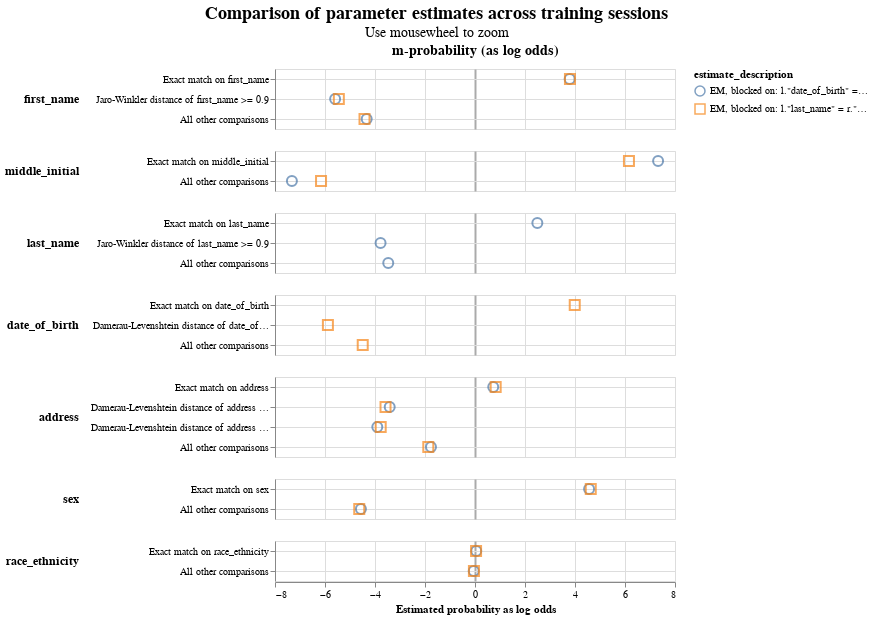

Notebook code cell kept with this figure:
### Markdown cell above
For variables that aren't used in the `m`-training blocking rules, we have two estimates --- one from each of the training sessions (see for example `address`). We can have a look at how the values compare between them, to ensure that we don't have drastically different values, which may be indicative of an issue.

### Code cell
linker.visualisations.parameter_estimate_comparisons_chart()

### Figure 1 — Vega-Lite specification as saved in the notebook (floating-point values rounded to 4 significant figures)
{"config": {"view": {"continuousWidth": 400, "continuousHeight": 300}, "title": {"anchor": "middle", "fontSize": 18, "subtitleFontSize": 14}}, "data": {"name": "data-f842ff7a5b7bbb6512712f42b9c562ad"}, "mark": {"type": "point", "filled": false, "opacity": 0.7, "size": 100}, "encoding": {"color": {"field": "estimate_description", "type": "nominal"}, "column": {"align": "each", "field": "col_header", "header": {"labelFontSize": 14, "labelFontWeight": "bold"}, "title": null, "type": "nominal"}, "row": {"align": "each", "field": "comparison_name", "header": {"labelAlign": "left", "labelAnchor": "middle", "labelAngle": 0, "labelFontSize": 12, "labelFontWeight": "bold"}, "sort": {"field": "comparison_sort_order"}, "title": null, "type": "nominal"}, "shape": {"field": "estimate_description", "scale": {"range": ["circle", "square", "triangle", "diamond"]}, "type": "nominal"}, "tooltip": [{"field": "comparison_name", "type": "nominal"}, {"field": "estimate_description", "type": "nominal"}, {"field": "estimated_probability", "type": "quantitative"}], "x": {"axis": {"gridColor": {"condition": {"test": "abs(datum.value / 10)  <= 1 & datum.value % 10 === 0", "value": "#aaa"}, "value": "#ddd"}, "gridDash": {"condition": {"test": "abs(datum.value / 10) == 1", "value": [3]}, "value": null}, "gridWidth": {"condition": {"test": "abs(datum.value / 10)  <= 1 & datum.value % 10 === 0", "value": 2}, "value": 1}}, "field": "estimated_probability_as_log_odds", "title": "Estimated probability as log odds", "type": "quantitative"}, "y": {"axis": {"grid": true, "title": null}, "field": "comparison_level_label", "sort": {"field": "comparison_vector_value", "order": "descending"}, "type": "nominal"}}, "params": [{"name": "mouse_zoom", "select": {"type": "interval", "encodings": ["x"]}, "bind": "scales"}], "resolve": {"scale": {"y": "independent"}}, "title": {"text": "Comparison of parameter estimates across training sessions", "subtitle": "Use mousewheel to zoom"}, "transform": [{"calculate": "datum.m_or_u + '-probability (as log odds)'", "as": "col_header"}], "$schema": "https://vega.github.io/schema/vega-lite/v5.9.3.json", "datasets": {"data-f842ff7a5b7bbb6512712f42b9c562ad": [{"m_or_u": "m", "estimated_probability": 0.9324, "estimate_description": "EM, blocked on: l.\"date_of_birth\" = r.\"date_of_birth\"", "estimated_probability_as_log_odds": 3.787, "sql_condition": "\"first_name_l\" = \"first_name_r\"", "comparison_level_label": "Exact match on first_name", "comparison_vector_value": 2, "comparison_name": "first_name", "comparison_sort_order": 0}, {"m_or_u": "m", "estimated_probability": 0.9329, "estimate_description": "EM, blocked on: l.\"last_name\" = r.\"last_name\"", "estimated_probability_as_log_odds": 3.798, "sql_condition": "\"first_name_l\" = \"first_name_r\"", "comparison_level_label": "Exact match on first_name", "comparison_vector_value": 2, "comparison_name": "first_name", "comparison_sort_order": 0}, {"m_or_u": "m", "estimated_probability": 0.02027, "estimate_description": "EM, blocked on: l.\"date_of_birth\" = r.\"date_of_birth\"", "estimated_probability_as_log_odds": -5.595, "sql_condition": "jaro_winkler_similarity(\"first_name_l\", \"first_name_r\") >= 0.9", "comparison_level_label": "Jaro-Winkler distance of first_name >= 0.9", "comparison_vector_value": 1, "comparison_name": "first_name", "comparison_sort_order": 0}, {"m_or_u": "m", "estimated_probability": 0.02242, "estimate_description": "EM, blocked on: l.\"last_name\" = r.\"last_name\"", "estimated_probability_as_log_odds": -5.446, "sql_condition": "jaro_winkler_similarity(\"first_name_l\", \"first_name_r\") >= 0.9", "comparison_level_label": "Jaro-Winkler distance of first_name >= 0.9", "comparison_vector_value": 1, "comparison_name": "first_name", "comparison_sort_order": 0}, {"m_or_u": "m", "estimated_probability": 0.04729, "estimate_description": "EM, blocked on: l.\"date_of_birth\" = r.\"date_of_birth\"", "estimated_probability_as_log_odds": -4.332, "sql_condition": "ELSE", "comparison_level_label": "All other comparisons", "comparison_vector_value": 0, "comparison_name": "first_name", "comparison_sort_order": 0}, {"m_or_u": "m", "estimated_probability": 0.04465, "estimate_description": "EM, blocked on: l.\"last_name\" = r.\"last_name\"", "estimated_probability_as_log_odds": -4.419, "sql_condition": "ELSE", "comparison_level_label": "All other comparisons", "comparison_vector_value": 0, "comparison_name": "first_name", "comparison_sort_order": 0}, {"m_or_u": "m", "estimated_probability": 0.9938, "estimate_description": "EM, blocked on: l.\"date_of_birth\" = r.\"date_of_birth\"", "estimated_probability_as_log_odds": 7.324, "sql_condition": "\"middle_initial_l\" = \"middle_initial_r\"", "comparison_level_label": "Exact match on middle_initial", "comparison_vector_value": 1, "comparison_name": "middle_initial", "comparison_sort_order": 1}, {"m_or_u": "m", "estimated_probability": 0.9862, "estimate_description": "EM, blocked on: l.\"last_name\" = r.\"last_name\"", "estimated_probability_as_log_odds": 6.158, "sql_condition": "\"middle_initial_l\" = \"middle_initial_r\"", "comparison_level_label": "Exact match on middle_initial", "comparison_vector_value": 1, "comparison_name": "middle_initial", "comparison_sort_order": 1}, {"m_or_u": "m", "estimated_probability": 0.006203, "estimate_description": "EM, blocked on: l.\"date_of_birth\" = r.\"date_of_birth\"", "estimated_probability_as_log_odds": -7.324, "sql_condition": "ELSE", "comparison_level_label": "All other comparisons", "comparison_vector_value": 0, "comparison_name": "middle_initial", "comparison_sort_order": 1}, {"m_or_u": "m", "estimated_probability": 0.01381, "estimate_description": "EM, blocked on: l.\"last_name\" = r.\"last_name\"", "estimated_probability_as_log_odds": -6.158, "sql_condition": "ELSE", "comparison_level_label": "All other comparisons", "comparison_vector_value": 0, "comparison_name": "middle_initial", "comparison_sort_order": 1}, {"m_or_u": "m", "estimated_probability": 0.8492, "estimate_description": "EM, blocked on: l.\"date_of_birth\" = r.\"date_of_birth\"", "estimated_probability_as_log_odds": 2.494, "sql_condition": "\"last_name_l\" = \"last_name_r\"", "comparison_level_label": "Exact match on last_name", "comparison_vector_value": 2, "comparison_name": "last_name", "comparison_sort_order": 2}, {"m_or_u": "m", "estimated_probability": 0.06797, "estimate_description": "EM, blocked on: l.\"date_of_birth\" = r.\"date_of_birth\"", "estimated_probability_as_log_odds": -3.777, "sql_condition": "jaro_winkler_similarity(\"last_name_l\", \"last_name_r\") >= 0.9", "comparison_level_label": "Jaro-Winkler distance of last_name >= 0.9", "comparison_vector_value": 1, "comparison_name": "last_name", "comparison_sort_order": 2}, {"m_or_u": "m", "estimated_probability": 0.08278, "estimate_description": "EM, blocked on: l.\"date_of_birth\" = r.\"date_of_birth\"", "estimated_probability_as_log_odds": -3.47, "sql_condition": "ELSE", "comparison_level_label": "All other comparisons", "comparison_vector_value": 0, "comparison_name": "last_name", "comparison_sort_order": 2}, {"m_or_u": "m", "estimated_probability": 0.9408, "estimate_description": "EM, blocked on: l.\"last_name\" = r.\"last_name\"", "estimated_probability_as_log_odds": 3.99, "sql_condition": "\"date_of_birth_l\" = \"date_of_birth_r\"", "comparison_level_label": "Exact match on date_of_birth", "comparison_vector_value": 2, "comparison_name": "date_of_birth", "comparison_sort_order": 3}, {"m_or_u": "m", "estimated_probability": 0.01665, "estimate_description": "EM, blocked on: l.\"last_name\" = r.\"last_name\"", "estimated_probability_as_log_odds": -5.884, "sql_condition": "damerau_levenshtein(\"date_of_birth_l\", \"date_of_birth_r\") <= 1", "comparison_level_label": "Damerau-Levenshtein distance of date_of_birth <= 1", "comparison_vector_value": 1, "comparison_name": "date_of_birth", "comparison_sort_order": 3}, {"m_or_u": "m", "estimated_probability": 0.04258, "estimate_description": "EM, blocked on: l.\"last_name\" = r.\"last_name\"", "estimated_probability_as_log_odds": -4.491, "sql_condition": "ELSE", "comparison_level_label": "All other comparisons", "comparison_vector_value": 0, "comparison_name": "date_of_birth", "comparison_sort_order": 3}, {"m_or_u": "m", "estimated_probability": 0.6238, "estimate_description": "EM, blocked on: l.\"date_of_birth\" = r.\"date_of_birth\"", "estimated_probability_as_log_odds": 0.7295, "sql_condition": "\"address_l\" = \"address_r\"", "comparison_level_label": "Exact match on address", "comparison_vector_value": 3, "comparison_name": "address", "comparison_sort_order": 4}, {"m_or_u": "m", "estimated_probability": 0.6396, "estimate_description": "EM, blocked on: l.\"last_name\" = r.\"last_name\"", "estimated_probability_as_log_odds": 0.8273, "sql_condition": "\"address_l\" = \"address_r\"", "comparison_level_label": "Exact match on address", "comparison_vector_value": 3, "comparison_name": "address", "comparison_sort_order": 4}, {"m_or_u": "m", "estimated_probability": 0.08588, "estimate_description": "EM, blocked on: l.\"date_of_birth\" = r.\"date_of_birth\"", "estimated_probability_as_log_odds": -3.412, "sql_condition": "damerau_levenshtein(\"address_l\", \"address_r\") <= 1", "comparison_level_label": "Damerau-Levenshtein distance of address <= 1", "comparison_vector_value": 2, "comparison_name": "address", "comparison_sort_order": 4}, {"m_or_u": "m", "estimated_probability": 0.07721, "estimate_description": "EM, blocked on: l.\"last_name\" = r.\"last_name\"", "estimated_probability_as_log_odds": -3.579, "sql_condition": "damerau_levenshtein(\"address_l\", \"address_r\") <= 1", "comparison_level_label": "Damerau-Levenshtein distance of address <= 1", "comparison_vector_value": 2, "comparison_name": "address", "comparison_sort_order": 4}, {"m_or_u": "m", "estimated_probability": 0.06246, "estimate_description": "EM, blocked on: l.\"date_of_birth\" = r.\"date_of_birth\"", "estimated_probability_as_log_odds": -3.908, "sql_condition": "damerau_levenshtein(\"address_l\", \"address_r\") <= 2", "comparison_level_label": "Damerau-Levenshtein distance of address <= 2", "comparison_vector_value": 1, "comparison_name": "address", "comparison_sort_order": 4}, {"m_or_u": "m", "estimated_probability": 0.06821, "estimate_description": "EM, blocked on: l.\"last_name\" = r.\"last_name\"", "estimated_probability_as_log_odds": -3.772, "sql_condition": "damerau_levenshtein(\"address_l\", \"address_r\") <= 2", "comparison_level_label": "Damerau-Levenshtein distance of address <= 2", "comparison_vector_value": 1, "comparison_name": "address", "comparison_sort_order": 4}, {"m_or_u": "m", "estimated_probability": 0.2279, "estimate_description": "EM, blocked on: l.\"date_of_birth\" = r.\"date_of_birth\"", "estimated_probability_as_log_odds": -1.761, "sql_condition": "ELSE", "comparison_level_label": "All other comparisons", "comparison_vector_value": 0, "comparison_name": "address", "comparison_sort_order": 4}, {"m_or_u": "m", "estimated_probability": 0.215, "estimate_description": "EM, blocked on: l.\"last_name\" = r.\"last_name\"", "estimated_probability_as_log_odds": -1.868, "sql_condition": "ELSE", "comparison_level_label": "All other comparisons", "comparison_vector_value": 0, "comparison_name": "address", "comparison_sort_order": 4}, {"m_or_u": "m", "estimated_probability": 0.9594, "estimate_description": "EM, blocked on: l.\"date_of_birth\" = r.\"date_of_birth\"", "estimated_probability_as_log_odds": 4.563, "sql_condition": "\"sex_l\" = \"sex_r\"", "comparison_level_label": "Exact match on sex", "comparison_vector_value": 1, "comparison_name": "sex", "comparison_sort_order": 5}, {"m_or_u": "m", "estimated_probability": 0.9612, "estimate_description": "EM, blocked on: l.\"last_name\" = r.\"last_name\"", "estimated_probability_as_log_odds": 4.63, "sql_condition": "\"sex_l\" = \"sex_r\"", "comparison_level_label": "Exact match on sex", "comparison_vector_value": 1, "comparison_name": "sex", "comparison_sort_order": 5}, {"m_or_u": "m", "estimated_probability": 0.04058, "estimate_description": "EM, blocked on: l.\"date_of_birth\" = r.\"date_of_birth\"", "estimated_probability_as_log_odds": -4.563, "sql_condition": "ELSE", "comparison_level_label": "All other comparisons", "comparison_vector_value": 0, "comparison_name": "sex", "comparison_sort_order": 5}, {"m_or_u": "m", "estimated_probability": 0.03881, "estimate_description": "EM, blocked on: l.\"last_name\" = r.\"last_name\"", "estimated_probability_as_log_odds": -4.63, "sql_condition": "ELSE", "comparison_level_label": "All other comparisons", "comparison_vector_value": 0, "comparison_name": "sex", "comparison_sort_order": 5}, {"m_or_u": "m", "estimated_probability": 0.5085, "estimate_description": "EM, blocked on: l.\"date_of_birth\" = r.\"date_of_birth\"", "estimated_probability_as_log_odds": 0.04923, "sql_condition": "\"race_ethnicity_l\" = \"race_ethnicity_r\"", "comparison_level_label": "Exact match on race_ethnicity", "comparison_vector_value": 1, "comparison_name": "race_ethnicity", "comparison_sort_order": 6}, {"m_or_u": "m", "estimated_probability": 0.5075, "estimate_description": "EM, blocked on: l.\"last_name\" = r.\"last_name\"", "estimated_probability_as_log_odds": 0.04326, "sql_condition": "\"race_ethnicity_l\" = \"race_ethnicity_r\"", "comparison_level_label": "Exact match on race_ethnicity", "comparison_vector_value": 1, "comparison_name": "race_ethnicity", "comparison_sort_order": 6}, {"m_or_u": "m", "estimated_probability": 0.4915, "estimate_description": "EM, blocked on: l.\"date_of_birth\" = r.\"date_of_birth\"", "estimated_probability_as_log_odds": -0.04923, "sql_condition": "ELSE", "comparison_level_label": "All other comparisons", "comparison_vector_value": 0, "comparison_name": "race_ethnicity", "comparison_sort_order": 6}, {"m_or_u": "m", "estimated_probability": 0.4925, "estimate_description": "EM, blocked on: l.\"last_name\" = r.\"last_name\"", "estimated_probability_as_log_odds": -0.04326, "sql_condition": "ELSE", "comparison_level_label": "All other comparisons", "comparison_vector_value": 0, "comparison_name": "race_ethnicity", "comparison_sort_order": 6}]}}
